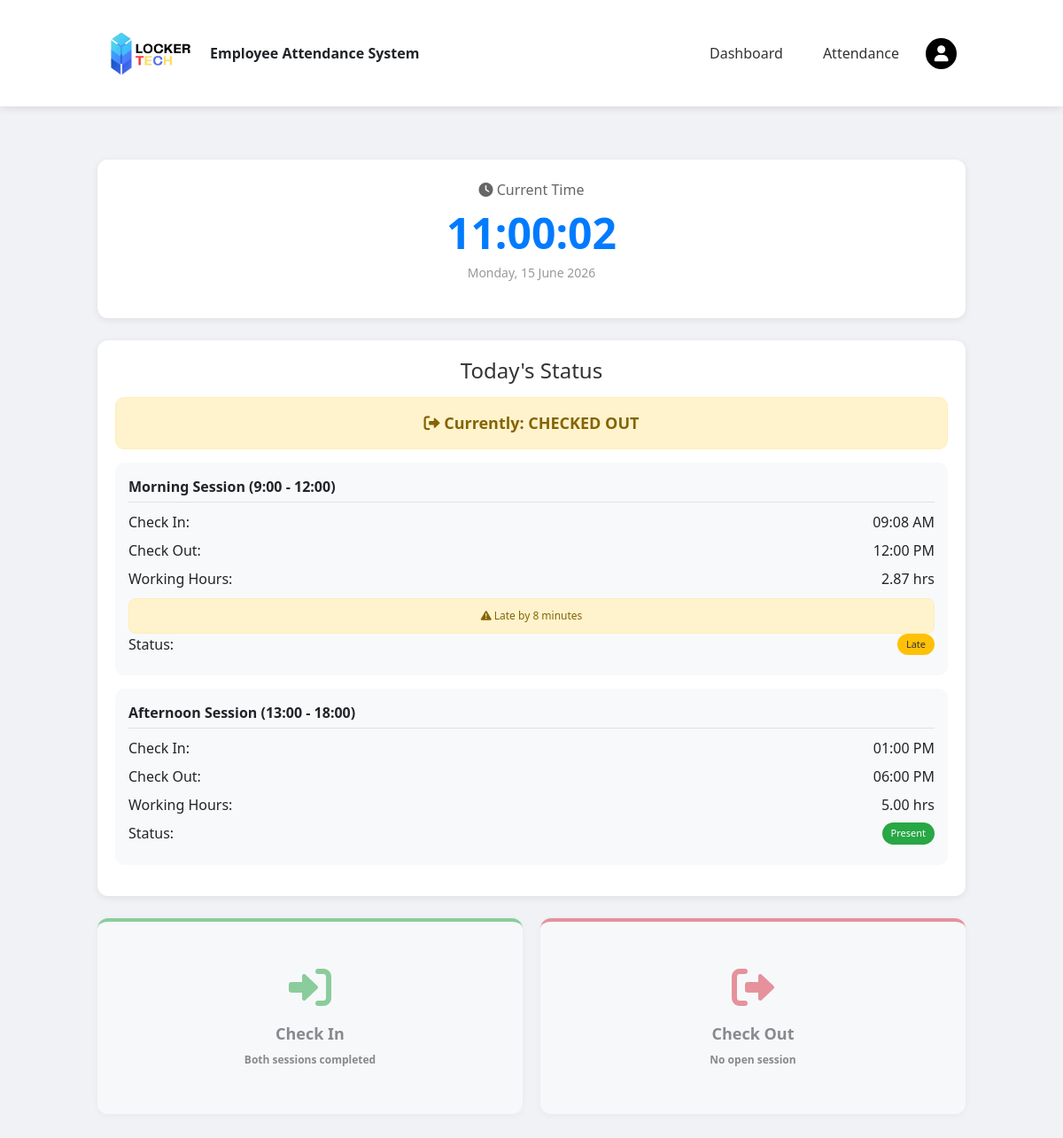
The app's page /TSE_PROJECT/User/dashboard.php (signed in) with its own data.
### tables this page shows
CREATE TABLE `attendance_records` (
  `record_id` varchar(50) NOT NULL,
  `employee_id` int(11) NOT NULL,
  `record_date` date NOT NULL,
  `session` enum('morning','afternoon') NOT NULL,
  `check_in_time` datetime DEFAULT NULL,
  `check_out_time` datetime DEFAULT NULL,
  `status` enum('present','late','absent','half_day','holiday','left_early') DEFAULT 'absent',
  `late_minutes` int(11) DEFAULT 0,
  `working_hours` decimal(5,2) DEFAULT 0.00,
  `notes` text DEFAULT NULL,
  `created_at` timestamp NOT NULL DEFAULT current_timestamp(),
  `updated_at` timestamp NOT NULL DEFAULT current_timestamp() ON UPDATE current_timestamp()
);

### TSE_PROJECT/User/dashboard.php (the view, shortened to what this page needs)
<?php
include '../db_connection.php';
include 'header.php';
$today = date('Y-m-d');
$employee_id = $_SESSION['employee_id'];
$work_start_time_morning = '09:00:00';
$work_start_time_afternoon = '13:00:00';
$work_end_time_morning = '12:00:00';
$work_end_time_afternoon = '18:00:00';
function calculateWorkingHours($check_in_time, $check_out_time) {
    if($check_in_time && $check_out_time) {
        return round((strtotime($check_out_time) - strtotime($check_in_time)) / 3600, 2);
    }
    return 0;
}
function calculateLateMinutes($check_in_time, $session) {
    global $work_start_time_morning, $work_start_time_afternoon;
    if(!$check_in_time) return 0;
    $work_start = ($session == 'morning') ? $work_start_time_morning : $work_start_time_afternoon;
    $check_in_only = date('H:i:s', strtotime($check_in_time));
    if($check_in_only > $work_start) {
        return round((strtotime($check_in_only) - strtotime($work_start)) / 60);
    }
    return 0;
}
function getSessionStatus($check_in_time, $check_out_time, $session) {
    global $work_start_time_morning, $work_start_time_afternoon, $work_end_time_morning, $work_end_time_afternoon;
    if(!$check_in_time) return 'absent';
    $work_start = ($session == 'morning') ? $work_start_time_morning : $work_start_time_afternoon;
    $work_end = ($session == 'morning') ? $work_end_time_morning : $work_end_time_afternoon;
    $check_in_only = date('H:i:s', strtotime($check_in_time));
    $is_late = ($check_in_only > $work_start);
    if($check_out_time) {
        $check_out_only = date('H:i:s', strtotime($check_out_time));
        $is_early = ($check_out_only < $work_end);
        if($is_late) return 'late';
        if($is_early) return 'early_leave';
        return 'present';
    }
    return $is_late ? 'late' : 'present';
}
$query = "SELECT * FROM attendance_records
          WHERE employee_id = '$employee_id' AND record_date = '$today'
          ORDER BY session ASC";
$result = mysqli_query($conn, $query);
$today_records = [];
while($row = mysqli_fetch_assoc($result)) {
    $session_name = $row['session'];
    $row['session'] = $session_name;
    $row['calculated_working_hours'] = calculateWorkingHours($row['check_in_time'], $row['check_out_time']);
    $row['calculated_late_minutes'] = calculateLateMinutes($row['check_in_time'], $session_name);
    $row['calculated_status'] = getSessionStatus($row['check_in_time'], $row['check_out_time'], $session_name);
    $today_records[] = $row;
}
$has_open_session = false;
$can_check_in = count($today_records) < 2;
$can_check_out = $has_open_session;
?>
<!DOCTYPE html>
<html lang="en">
<head>
    <link rel="stylesheet" href="https://cdnjs.cloudflare.com/ajax/libs/font-awesome/6.0.0/css/all.min.css">
</head>
<body>
<div class="main-container">
    <div class="time-card">
        <h3><i class="fas fa-clock"></i> Current Time</h3>
        <h1 id="currentTime">--:--:--</h1>
        <p id="currentDate"></p>
    </div>
    <div class="status-card">
        <h4>Today's Status</h4>
        <div class="current-status <?php echo $has_open_session ? 'status-checked-in' : 'status-checked-out'; ?>">
            <i class="fas <?php echo $has_open_session ? 'fa-sign-in-alt' : 'fa-sign-out-alt'; ?>"></i>
            Currently: <strong><?php echo $has_open_session ? 'CHECKED IN' : 'CHECKED OUT'; ?></strong>
        </div>
        <?php if(empty($today_records)): ?>
            <div class="status-row">
                <div style="text-align: center; width: 100%; color: #999;">
                    <i class="fas fa-clock"></i> No activity yet today
                </div>
            </div>
        <?php else: ?>
            <?php foreach($today_records as $record):
                $session_label = ($record['session'] == 'morning') ? 'Morning Session (9:00 - 12:00)' : 'Afternoon Session (13:00 - 18:00)';
                $check_in_display = $record['check_in_time'] ? date('h:i A', strtotime($record['check_in_time'])) : '-';
                $check_out_display = $record['check_out_time'] ? date('h:i A', strtotime($record['check_out_time'])) : '-';
                $working_hours_display = $record['calculated_working_hours'] > 0 ? number_format($record['calculated_working_hours'], 2) . ' hrs' : '-';
                $late_minutes_display = $record['calculated_late_minutes'] > 0 ? $record['calculated_late_minutes'] . ' minutes' : '-';
            ?>
            <div class="session-card">
                <div class="session-title"><?php echo $session_label; ?></div>
                <div class="session-detail">
                    <span>Check In:</span>
                    <span><?php echo $check_in_display; ?></span>
                </div>
                <div class="session-detail">
                    <span>Check Out:</span>
                    <span><?php echo $check_out_display; ?></span>
                </div>
                <?php if($record['calculated_working_hours'] > 0): ?>
                <div class="session-detail">
                    <span>Working Hours:</span>
                    <span><?php echo $working_hours_display; ?></span>
                </div>
                <?php endif; ?>
                <?php if($record['calculated_late_minutes'] > 0): ?>
                <div class="late-alert">
                    <i class="fas fa-exclamation-triangle"></i> Late by <?php echo $late_minutes_display; ?>
                </div>
                <?php endif; ?>
                <?php
                $status_text = '';
                $status_class = '';
                if($record['calculated_status'] == 'present') {
                    $status_text = 'Present';
                    $status_class = 'badge-success';
                } elseif($record['calculated_status'] == 'late') {
                    $status_text = 'Late';
                    $status_class = 'badge-warning';
                } elseif($record['calculated_status'] == 'early_leave') {
                    $status_text = 'Left Early';
                    $status_class = 'badge-warning';
                } elseif($record['calculated_status'] == 'late_early') {
                    $status_text = 'Late + Left Early';
                    $status_class = 'badge-warning';
                } else {
                    $status_text = 'Absent';
                    $status_class = 'badge-danger';
                }
                ?>
                <div class="session-detail">
                    <span>Status:</span>
                    <span class="<?php echo $status_class; ?>" style="padding: 4px 10px; border-radius: 20px; font-size: 11px; display: inline-block;"><?php echo $status_text; ?></span>
                </div>
            </div>
            <?php endforeach; ?>
        <?php endif; ?>
    </div>
    <div class="button-grid">
        <button class="btn btn-checkin" onclick="location.href='check_in.php'" <?php echo !$can_check_in ? 'disabled' : ''; ?>>
            <i class="fas fa-sign-in-alt"></i>
            Check In
            <?php if(!$can_check_in): ?>
                <br><small style="font-size: 12px;">Both sessions completed</small>
            <?php endif; ?>
        </button>
        <button class="btn btn-checkout" id="checkoutBtn" <?php echo !$can_check_out ? 'disabled' : ''; ?>>
            <i class="fas fa-sign-out-alt"></i>
            Check Out
            <?php if(!$can_check_out): ?>
                <br><small style="font-size: 12px;">No open session</small>
            <?php endif; ?>
        </button>
    </div>
</div>
</body>
</html>

### TSE_PROJECT/User/header.php (style rules this page uses)
html { scroll-padding-top: 80px; }
body { margin: 0; padding-top: 80px; background: #f4f6f9; font-family: 'Segoe UI', Tahoma, Geneva, Verdana, sans-serif; }
.main-container { width: 80%; margin: 0 auto; max-width: none; }

### TSE_PROJECT/User/dashboard.php (style rules this page uses)
* { margin: 0; padding: 0; box-sizing: border-box; }
body { background: #f0f2f5; font-family: 'Segoe UI', Tahoma, Geneva, Verdana, sans-serif; }
.main-container { width: 85%; max-width: 1200px; margin: 100px auto 40px; padding: 0 20px; }
.time-card { background: white; border-radius: 12px; padding: 25px; text-align: center; margin-bottom: 25px; box-shadow: 0 2px 8px rgba(0,0,0,0.08); }
.time-card h3 { color: #666; font-size: 16px; margin-bottom: 10px; }
.time-card h1 { color: #007bff; font-size: 48px; margin-bottom: 5px; font-weight: bold; }
.time-card p { color: #999; font-size: 14px; }
.status-card { background: white; border-radius: 12px; padding: 20px; margin-bottom: 25px; box-shadow: 0 2px 8px rgba(0,0,0,0.08); }
.status-card h4 { text-align: center; margin-bottom: 15px; color: #333; }
.current-status { text-align: center; padding: 15px; border-radius: 10px; margin-bottom: 15px; font-size: 18px; font-weight: bold; }
.status-checked-out { background: #fff3cd; color: #856404; border: 1px solid #ffeeba; }
.session-card { background: #f8f9fa; border-radius: 10px; padding: 15px; margin-bottom: 15px; }
.session-title { font-weight: bold; margin-bottom: 10px; padding-bottom: 5px; border-bottom: 1px solid #dee2e6; }
.session-detail { display: flex; justify-content: space-between; margin-bottom: 8px; }
.badge-success { background: #28a745; color: white; padding: 4px 10px; border-radius: 20px; font-size: 11px; display: inline-block; }
.badge-warning { background: #ffc107; color: #333; padding: 4px 10px; border-radius: 20px; font-size: 11px; display: inline-block; }
.late-alert { margin-top: 10px; padding: 10px; background: #fff3cd; border: 1px solid #ffeeba; border-radius: 8px; color: #856404; text-align: center; font-size: 12px; }
.button-grid { display: grid; grid-template-columns: repeat(2, 1fr); gap: 20px; }
.btn { padding: 50px 20px; font-size: 18px; font-weight: bold; border: none; border-radius: 12px; cursor: pointer; transition: all 0.3s; background: white; box-shadow: 0 2px 8px rgba(0,0,0,0.08); }
.btn-checkin { border-top: 4px solid #28a745; }
.btn-checkin i { color: #28a745; font-size: 48px; display: block; margin-bottom: 15px; }
.btn-checkout { border-top: 4px solid #dc3545; }
.btn-checkout i { color: #dc3545; font-size: 48px; display: block; margin-bottom: 15px; }
.btn:disabled { opacity: 0.5; cursor: not-allowed; transform: none; }

### records on screen
attendance_records: session "Morning Session (9:00 - 12:00)", check_in_time "09:08 AM", check_out_time "12:00 PM", working_hours "2.87 hrs", late_minutes "8 minutes", status "Late"
attendance_records: session "Afternoon Session (13:00 - 18:00)", check_in_time "01:00 PM", check_out_time "06:00 PM", working_hours "5.00 hrs", status "Present"
